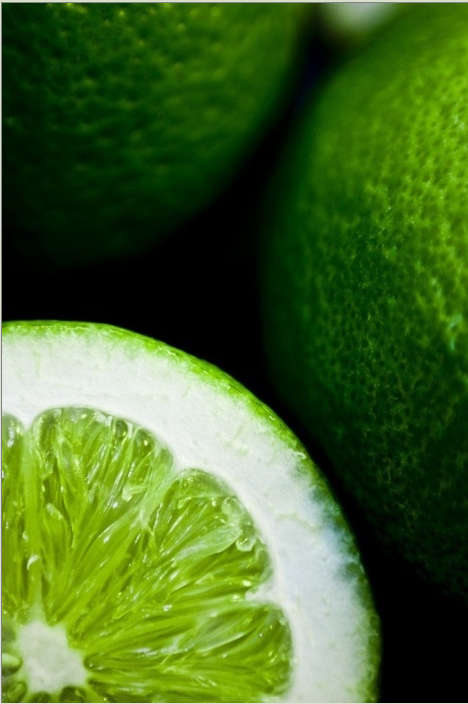
//> input picture opencv7/opencv7/1.jpg, 468 x 704 px
$ ./源   (built with g++ and OpenCV 4)
//> lines starting //> are read from the running program, lines starting //| are printed output that depends on the picture
//-----------------------------------【程序说明】----------------------------------------------
//		程序名称:：《【OpenCV入门教程之十一】形态学图像处理（一）：膨胀与腐蚀  》 博文配套源码
//		开发所用IDE版本：Visual Studio 2010
//   		开发所用OpenCV版本：	2.4.8
//		2014年4月25日 Create by 浅墨
//----------------------------------------------------------------------------------------------


#include <opencv2/opencv.hpp>
#include <opencv2/highgui/highgui.hpp>
#include <opencv2/imgproc/imgproc.hpp>


using namespace std;
using namespace cv;


//		描述：全局变量声明
//-----------------------------------------------------------------------------------------------
Mat g_srcImage, g_dstImage;//原始图和效果图
int g_nElementShape = MORPH_RECT;//元素结构的形状

								 //变量接收的TrackBar位置参数
int g_nMaxIterationNum = 10;
int g_nOpenCloseNum = 0;
int g_nErodeDilateNum = 0;
int g_nTopBlackHatNum = 0;


//-----------------------------------【全局函数声明部分】--------------------------------------
//		描述：全局函数声明
//-----------------------------------------------------------------------------------------------
static void on_OpenClose(int, void*);//回调函数
static void on_ErodeDilate(int, void*);//回调函数
static void on_TopBlackHat(int, void*);//回调函数
static void ShowHelpText();//帮助文字显示


						   //-----------------------------------【main( )函数】--------------------------------------------
						   //		描述：控制台应用程序的入口函数，我们的程序从这里开始
						   //-----------------------------------------------------------------------------------------------
int main()
{
	//改变console字体颜色
	system("color 2F");

	ShowHelpText();

	//载入原图
	g_srcImage = imread("1.jpg");//工程目录下需要有一张名为1.jpg的素材图
//> g_srcImage is the input picture: 704 rows x 468 cols, CV_8UC3; mean B, G, R 39.1, 102.9, 69.9
	if (!g_srcImage.data) { printf("Oh，no，读取srcImage错误~！ \n"); return false; }

	//显示原始图
	namedWindow("【原始图】");
	imshow("【原始图】", g_srcImage);

	//创建三个窗口
	namedWindow("【开运算/闭运算】", 1);
	namedWindow("【腐蚀/膨胀】", 1);
	namedWindow("【顶帽/黑帽】", 1);

	//参数赋值
	g_nOpenCloseNum = 9;
	g_nErodeDilateNum = 9;
	g_nTopBlackHatNum = 2;

	//分别为三个窗口创建滚动条
	createTrackbar("迭代值", "【开运算/闭运算】", &g_nOpenCloseNum, g_nMaxIterationNum * 2 + 1, on_OpenClose);
	createTrackbar("迭代值", "【腐蚀/膨胀】", &g_nErodeDilateNum, g_nMaxIterationNum * 2 + 1, on_ErodeDilate);
	createTrackbar("迭代值", "【顶帽/黑帽】", &g_nTopBlackHatNum, g_nMaxIterationNum * 2 + 1, on_TopBlackHat);

	//轮询获取按键信息
	while (1)
	{
		int c;

		//执行回调函数
		on_OpenClose(g_nOpenCloseNum, 0);
		on_ErodeDilate(g_nErodeDilateNum, 0);
		on_TopBlackHat(g_nTopBlackHatNum, 0);

		//获取按键
		c = waitKey(0);

		//按下键盘按键Q或者ESC，程序退出
		if ((char)c == 'q' || (char)c == 27)
			break;
		//按下键盘按键1，使用椭圆(Elliptic)结构元素结构元素MORPH_ELLIPSE
		if ((char)c == 49)//键盘按键1的ASII码为49
			g_nElementShape = MORPH_ELLIPSE;
		//按下键盘按键2，使用矩形(Rectangle)结构元素MORPH_RECT
		else if ((char)c == 50)//键盘按键2的ASII码为50
			g_nElementShape = MORPH_RECT;
		//按下键盘按键3，使用十字形(Cross-shaped)结构元素MORPH_CROSS
		else if ((char)c == 51)//键盘按键3的ASII码为51
			g_nElementShape = MORPH_CROSS;
		//按下键盘按键space，在矩形、椭圆、十字形结构元素中循环
		else if ((char)c == ' ')
			g_nElementShape = (g_nElementShape + 1) % 3;
	}

	return 0;
}


//-----------------------------------【on_OpenClose( )函数】----------------------------------
//		描述：【开运算/闭运算】窗口的回调函数
//-----------------------------------------------------------------------------------------------
static void on_OpenClose(int, void*)
{
	//偏移量的定义
	int offset = g_nOpenCloseNum - g_nMaxIterationNum;//偏移量
	int Absolute_offset = offset > 0 ? offset : -offset;//偏移量绝对值
														//自定义核
	Mat element = getStructuringElement(g_nElementShape, Size(Absolute_offset * 2 + 1, Absolute_offset * 2 + 1), Point(Absolute_offset, Absolute_offset));
	//进行操作
	if (offset < 0)
		morphologyEx(g_srcImage, g_dstImage, MORPH_OPEN, element);
	else
		morphologyEx(g_srcImage, g_dstImage, MORPH_CLOSE, element);
	//显示图像
	imshow("【开运算/闭运算】", g_dstImage);
}


//-----------------------------------【on_ErodeDilate( )函数】----------------------------------
//		描述：【腐蚀/膨胀】窗口的回调函数
//-----------------------------------------------------------------------------------------------
static void on_ErodeDilate(int, void*)
{
	//偏移量的定义
	int offset = g_nErodeDilateNum - g_nMaxIterationNum;	//偏移量
	int Absolute_offset = offset > 0 ? offset : -offset;//偏移量绝对值
														//自定义核
	Mat element = getStructuringElement(g_nElementShape, Size(Absolute_offset * 2 + 1, Absolute_offset * 2 + 1), Point(Absolute_offset, Absolute_offset));
	//进行操作
	if (offset < 0)
		erode(g_srcImage, g_dstImage, element);
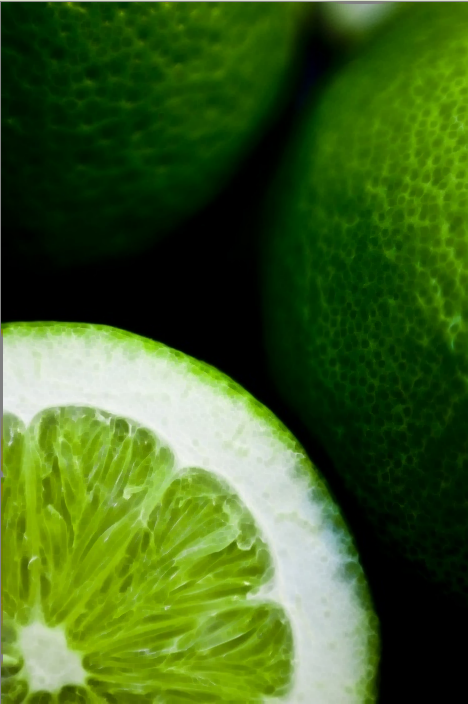
//> g_dstImage: 704 rows x 468 cols, CV_8UC3; mean B, G, R 33.6, 97, 64.4
	else
		dilate(g_srcImage, g_dstImage, element);
	//显示图像
	imshow("【腐蚀/膨胀】", g_dstImage);
}


//-----------------------------------【on_TopBlackHat( )函数】--------------------------------
//		描述：【顶帽运算/黑帽运算】窗口的回调函数
//----------------------------------------------------------------------------------------------
static void on_TopBlackHat(int, void*)
{
	//偏移量的定义
	int offset = g_nTopBlackHatNum - g_nMaxIterationNum;//偏移量
	int Absolute_offset = offset > 0 ? offset : -offset;//偏移量绝对值
														//自定义核
	Mat element = getStructuringElement(g_nElementShape, Size(Absolute_offset * 2 + 1, Absolute_offset * 2 + 1), Point(Absolute_offset, Absolute_offset));
	//进行操作
	if (offset < 0)
		morphologyEx(g_srcImage, g_dstImage, MORPH_TOPHAT, element);
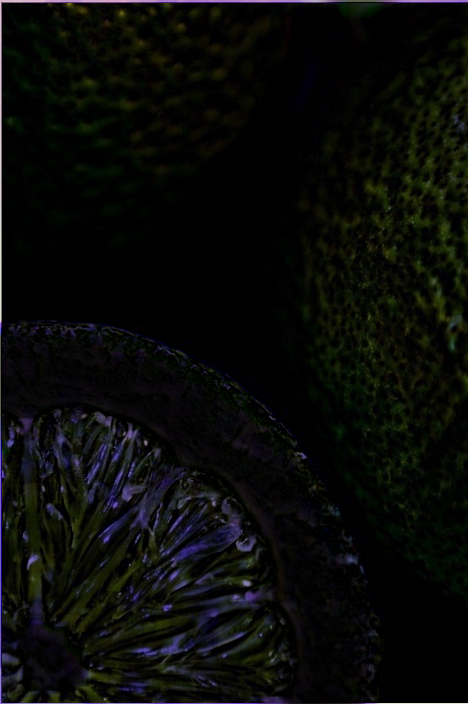
//> g_dstImage: 704 rows x 468 cols, CV_8UC3; mean B, G, R 8.3, 10.2, 9.3
//> the 'q' key is pressed
	else
		morphologyEx(g_srcImage, g_dstImage, MORPH_BLACKHAT, element);
	//显示图像
	imshow("【顶帽/黑帽】", g_dstImage);
}

//-----------------------------------【ShowHelpText( )函数】----------------------------------
//		描述：输出一些帮助信息
//----------------------------------------------------------------------------------------------
static void ShowHelpText()
{
	//输出一些帮助信息
	printf("\n\n\n\t请调整滚动条观察图像效果~\n\n");
	printf("\n\n\t按键操作说明: \n\n"
		"\t\t键盘按键【ESC】或者【Q】- 退出程序\n"
		"\t\t键盘按键【1】- 使用椭圆(Elliptic)结构元素\n"
		"\t\t键盘按键【2】- 使用矩形(Rectangle )结构元素\n"
		"\t\t键盘按键【3】- 使用十字型(Cross-shaped)结构元素\n"
		"\t\t键盘按键【空格SPACE】- 在矩形、椭圆、十字形结构元素中循环\n"
		"\n\n\t\t\t\t\t\t\t\t by浅墨"
	);
}
